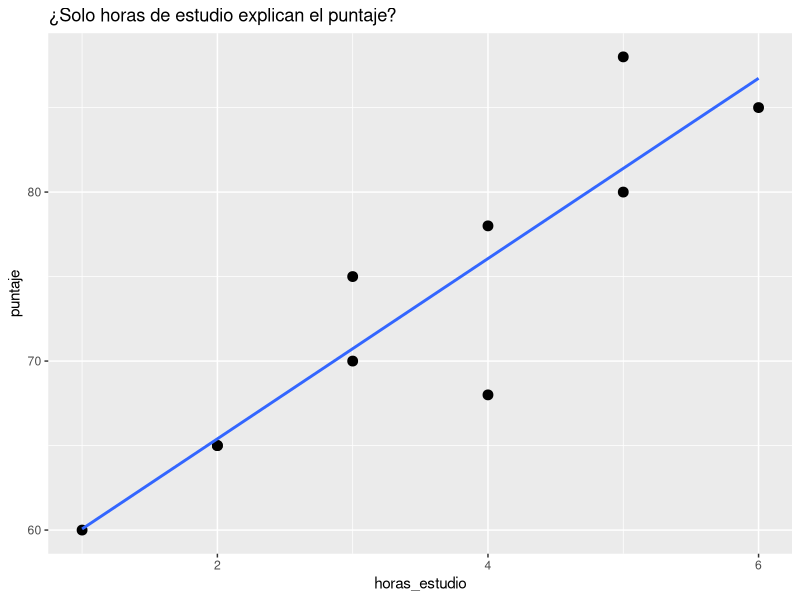
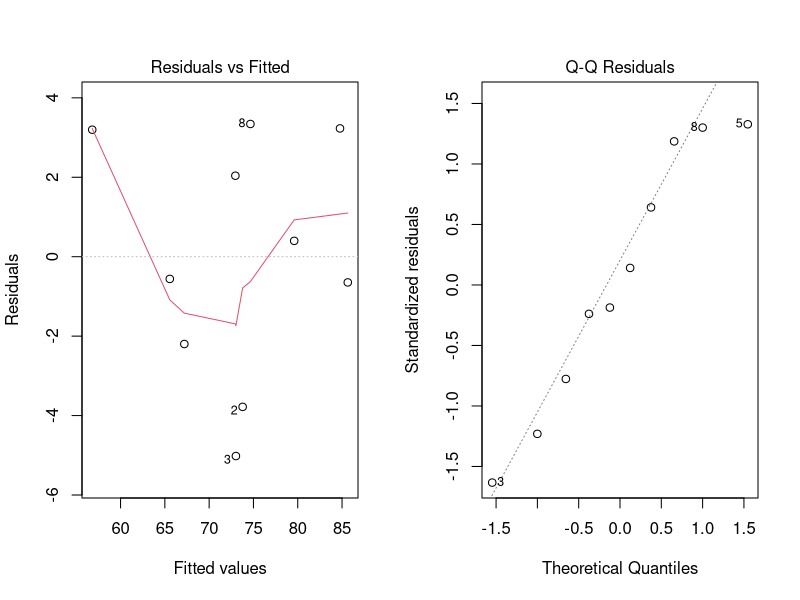
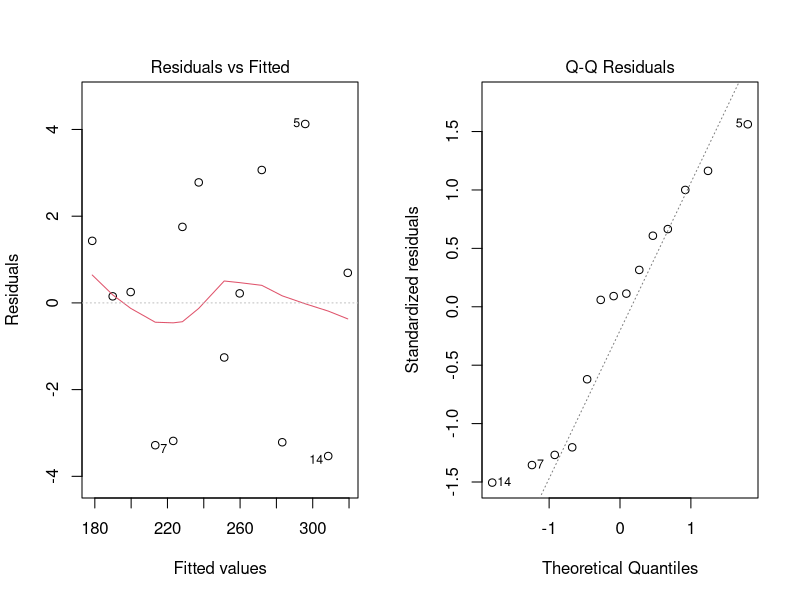

Here is the R script that generated these plots, in order:
## ---- chunk 1
knitr::opts_chunk$set(echo = TRUE, warning = FALSE)
## ---- chunk 2
library(tidyverse)
library(broom) # para resúmenes ordenados de modelos
## ---- chunk 3
set.seed(123)
n <- 10
data_intro <- tibble(
  estudiante = paste0("E", 1:n),
  horas_estudio = c(2,3,4,5,1,3,2,4,5,6),
  horas_sueno  = c(7,8,6,7,5,8,7,6,9,7),
  asistencia   = c(0.9,0.95,0.8,0.85,0.7,0.9,0.8,0.9,1,0.95),
  puntaje      = c(65,70,68,80,60,75,65,78,88,85)
)
data_intro
## ---- chunk 4
library(ggplot2)
ggplot(data_intro, aes(horas_estudio, puntaje)) +
  geom_point(size=3) +
  geom_smooth(method="lm", se=FALSE) +
  labs(title="¿Solo horas de estudio explican el puntaje?")
## ---- chunk 5
# Modelo simple
m1 <- lm(puntaje ~ horas_estudio, data = data_intro)

# Modelo múltiple
m2 <- lm(puntaje ~ horas_estudio + horas_sueno + asistencia, data = data_intro)

# Medidas clave
R2_m1  <- glance(m1)$r.squared
R2_m2  <- glance(m2)$r.squared

print(paste("El R2 del modelo simple:", R2_m1))
print(paste("El R2 del modelo multiple:", R2_m2))

#R2adj_m1 <- glance(m1)$adj.r.squared
#R2adj _m2 <- glance(m2)$adj.r.squared
## ---- chunk 6
comp <- dplyr::bind_rows(
  glance(m1) %>% mutate(modelo="simple"),
  glance(m2) %>% mutate(modelo="multiple")
) %>% select(modelo, r.squared, adj.r.squared)
comp
## ---- chunk 7
# Modelo m2
par(mfrow=c(1,2))
plot(m2, which=1)  # Residuales vs ajustados
plot(m2, which=2)  # QQ-plot
## ---- chunk 8
set.seed(42)
n <- 14
casas <- tibble::tibble(
  precio = c(200,220,250,275,300,180,210,260,280,320,190,240,230,305),
  metros = c(80,90,100,110,120,70,85,105,115,130,75,95,92,125),
  habitaciones = c(2,3,3,4,4,2,3,3,4,5,2,3,3,4),
  distancia_centro = c(5,4,6,3,2,8,6,3,2,1,7,5,4,2)
)
casas
## ---- chunk 9
m_s <- lm(precio ~ metros, data=casas)
m_m <- lm(precio ~ metros + habitaciones + distancia_centro, data=casas)

broom::glance(m_s)[,c("r.squared","adj.r.squared")]
broom::glance(m_m)[,c("r.squared","adj.r.squared")]
broom::tidy(m_m)

par(mfrow=c(1,2))
plot(m_m, which=1)
plot(m_m, which=2)
